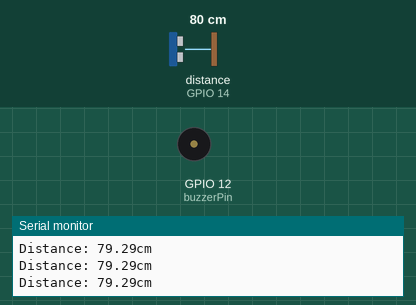
This sketch was run on a simulated ESP8266 (NodeMCU). Parts: buzzer (waves = sounding), the last lines printed to the serial monitor. Wiring (inferred from the names in the program): ultrasonic range finder: trigger GPIO 13; echo GPIO 14. Inputs (shaded band) come from the test bench; at power-on: distance to the obstacle (sensor on GPIO 14) 80 cm. The echo pulse lasts 58.3 µs per cm; WiFi joins after 1.5 s; servers stay silent unless stated; not simulated (calls return 0 or success): arduinosecrets.h.

Above: at 3.2 s.
3.3 s: distance to the obstacle (sensor on GPIO 14) set to 29 cm
4.8 s: distance to the obstacle (sensor on GPIO 14) set to 23 cm
At 5.1 s:
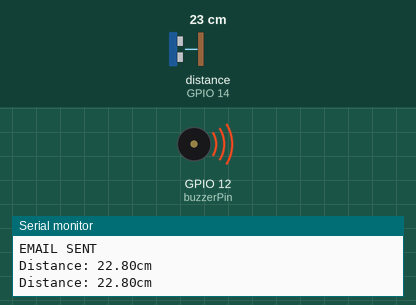
Timing chart, 0 to 7.8 s (numbered marks = the images above; inputs shaded):
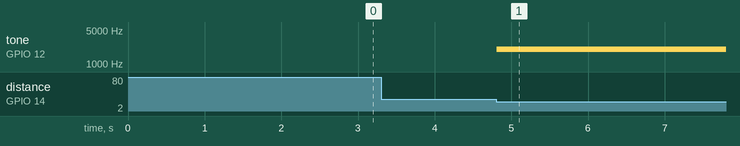

Measured:
- the behaviour switches between 26 and 25 cm on distance to the obstacle (sensor on GPIO 14) (found by bisection; images 0 and 1)
- after the input at 4.8 s, tone on GPIO 12 (buzzerPin): silent → 2000 Hz at once

The sketch:

hack2.ino
```cpp
#define trigPin 13        // define TrigPin
#define echoPin 14        // define EchoPin.
#define buzzerPin 12      // define BuzzerPin.
#define MAX_DISTANCE 200  // Maximum sensor distance is rated at 400-500cm.
#define recvPin 15        // define ReceiverPin for IR remote.

#include <WiFi.h>
#include <HTTPClient.h>
#include "arduinosecrets.h"
#include <IRremoteESP8266.h>
#include <IRrecv.h>
#include <IRutils.h>

// CONFIG
const float DANGER_DIST = 25.0;
const bool doIFTTT = true;

// STATE
bool danger = false;
bool email = true;
bool asleep = false;
const float WARNING_PERIOD = 10 * 1000;

// SONAR STUFF
float timeOut = MAX_DISTANCE * 60;
int soundVelocity = 340;  // define sound speed=340m/s

// IR STUFF
IRrecv irrecv(recvPin);  // Create a class object used to receive class
decode_results results;  // Create a decoding results class object

const unsigned long buzzerOffButton = 0xFF30CF;  // the 1 button
const unsigned long sleepButton = 0xFF18E7;      // the 1 button
const unsigned long awayButton = 0xFF7A85;       // the 1 button
const unsigned long warningButton = 0xFF10EF;    // the 1 button

// WEB STUFF
const char* ssid = WIFI_SSID;
const char* password = WIFI_PASS;
const int HTTP_PORT = 80;
const String HTTP_METHOD = "GET";       // or "POST"
const char HOST_NAME[] = "google.com";  // hostname of web server:
const String PATH_NAME = "";

const String IFTTT_URL = "http://maker.ifttt.com/trigger/sensor_status/with/key/bc3z7e6-EAtEmsTx3FrdgJ";

void setup() {
  Serial.begin(9600);          // Open serial monitor at 9600 baud to see ping results.
  pinMode(trigPin, OUTPUT);    // set trigPin to output mode
  pinMode(buzzerPin, OUTPUT);  // Set Buzzer pin to output mode
  pinMode(echoPin, INPUT);     // set echoPin to input mode

  irrecv.enableIRIn(); // Start the IR receiver

  if (doIFTTT) {
    // Set up WiFi
    WiFi.begin(ssid, password);

    Serial.print("Connecting to WiFi...");
    while (WiFi.status() != WL_CONNECTED) {
      delay(1000);
      Serial.print(".");
    }

    Serial.println();
    Serial.println("Connected to the WiFi network");
  }
}

void loop() {
  float catDist = getSonar();
  printDist(catDist);

  unsigned long buttonPressed = getButtonPressed();
  switch (buttonPressed) {
    case buzzerOffButton:
      Serial.println("-----TURNING BUZZER OFF");
      stopBuzzer();
      // Don't turn danger off, because that will make it trigger the buzzer immediately
      break;

    case sleepButton:
      asleep = !asleep;
      email = !asleep; // email should be the opposite of asleep - if you're asleep, turn on emails
      Serial.print("-----SLEEP = ");
      Serial.println(asleep);
      break;

    case awayButton:
      email = !email;
      Serial.print("-----EMAIL = ");
      Serial.println(email);
      break;

    case warningButton:
      stopBuzzer();
      danger = false;
      Serial.println("-----PAUSING BUZZER FOR 10 SECONDS");
      delay(WARNING_PERIOD);
      break;

    default:
      //just do normal stuff

      // Avoid 0 issue - 0 means it's past the max distance
      if (catDist == 0) {
        catDist = MAX_DISTANCE;
      }

      // turn the buzzer on
      if (catDist <= DANGER_DIST && !danger) {
        if (!asleep) {
          danger = true;
          startBuzzer();
        }
        if (email && doIFTTT) {
          emailOwner();
        }
      }

      // turn the buzzer off
      else if (catDist > DANGER_DIST && danger) {
        danger = false;
        stopBuzzer();
      }
  }
  delay(100);  // Wait 100ms between pings (about 20 pings/sec). 29ms should be the shortest delay between pings.
}


void startBuzzer() {
  int x = 0;
  float sinVal = sin(x * (PI / 180));
  int toneVal = 2000 + sinVal * 500;
  ledcAttachPin(buzzerPin, 0);
  tone(buzzerPin, toneVal);
  Serial.println("BUZZER ON");
}

void setBuzzerTone(float catDist) {
  long x = map(catDist, 0, 25, 360, 0);
  float sinVal = sin(x * (PI / 180));
  int toneVal = 2000 + sinVal * 500;
  tone(buzzerPin, toneVal);
  Serial.print(toneVal);
}

void stopBuzzer() {
  ledcDetachPin(buzzerPin);
  Serial.println("BUZZER OFF");
}

void emailOwner() {
  if ((WiFi.status() == WL_CONNECTED)) {
    //HTTPClient http;
    //http.begin(IFTTT_URL);
    //http.GET();
    //http.end();
  }
  Serial.println("EMAIL SENT");
}

void printDist(float distance) {
  Serial.print("Distance: ");
  Serial.print(distance);  // Send ping, get distance in cm and print result (0 = outside set distance range)
  Serial.println("cm");
}

float getSonar() {
  unsigned long pingTime;
  float distance;
  digitalWrite(trigPin, HIGH);  // make trigPin output high level lasting for 10μs to triger HC_SR04,
  delayMicroseconds(10);
  digitalWrite(trigPin, LOW);
  pingTime = pulseIn(echoPin, HIGH, timeOut);              // Wait HC-SR04 returning to the high level and measure out this waitting time
  distance = (float)pingTime * soundVelocity / 2 / 10000;  // calculate the distance according to the time
  return distance;                                         // return the distance value
}

unsigned long getButtonPressed() {
  unsigned long val = 0;

  if (irrecv.decode(&results)) {  // Waiting for decoding
    val = results.value;
    irrecv.resume();  // Receive the next value
  }

  return val;
}
```
